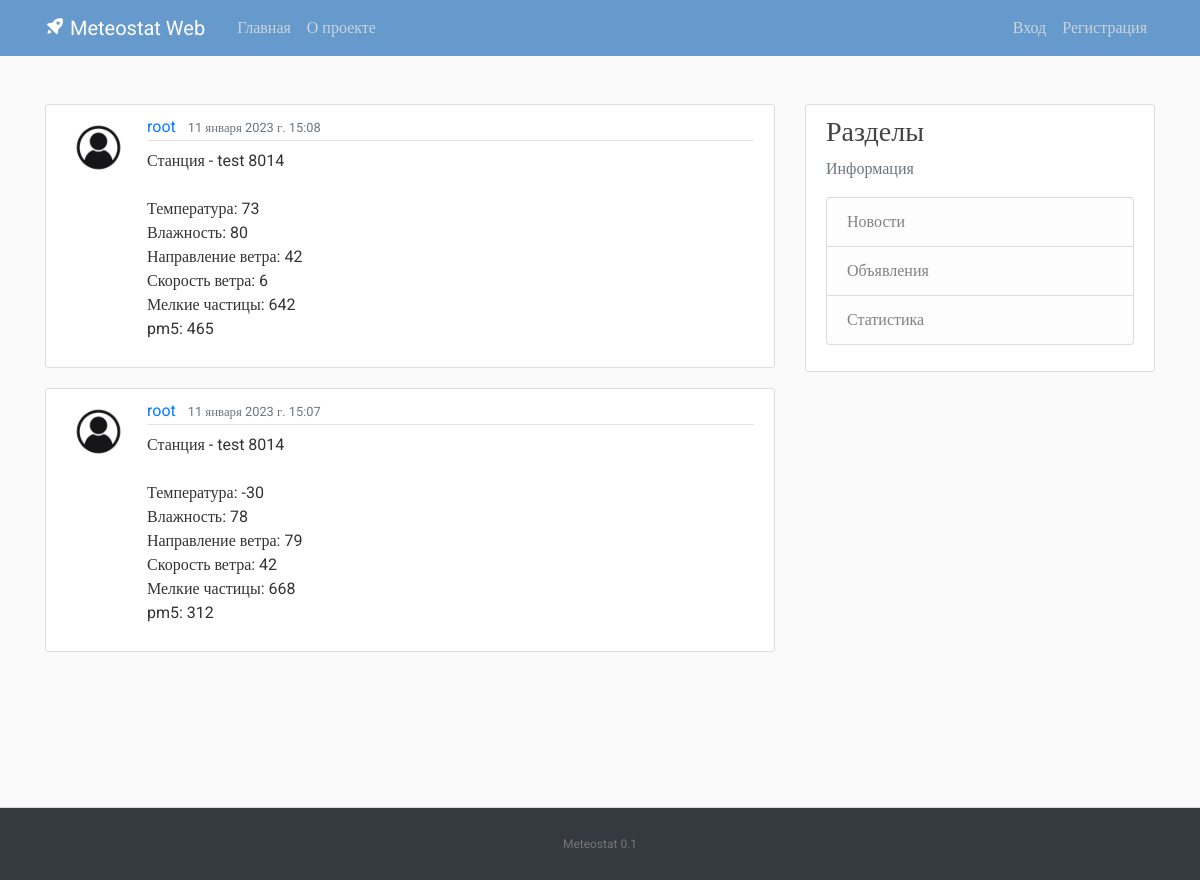
The page /user/root on the database as committed earlier.
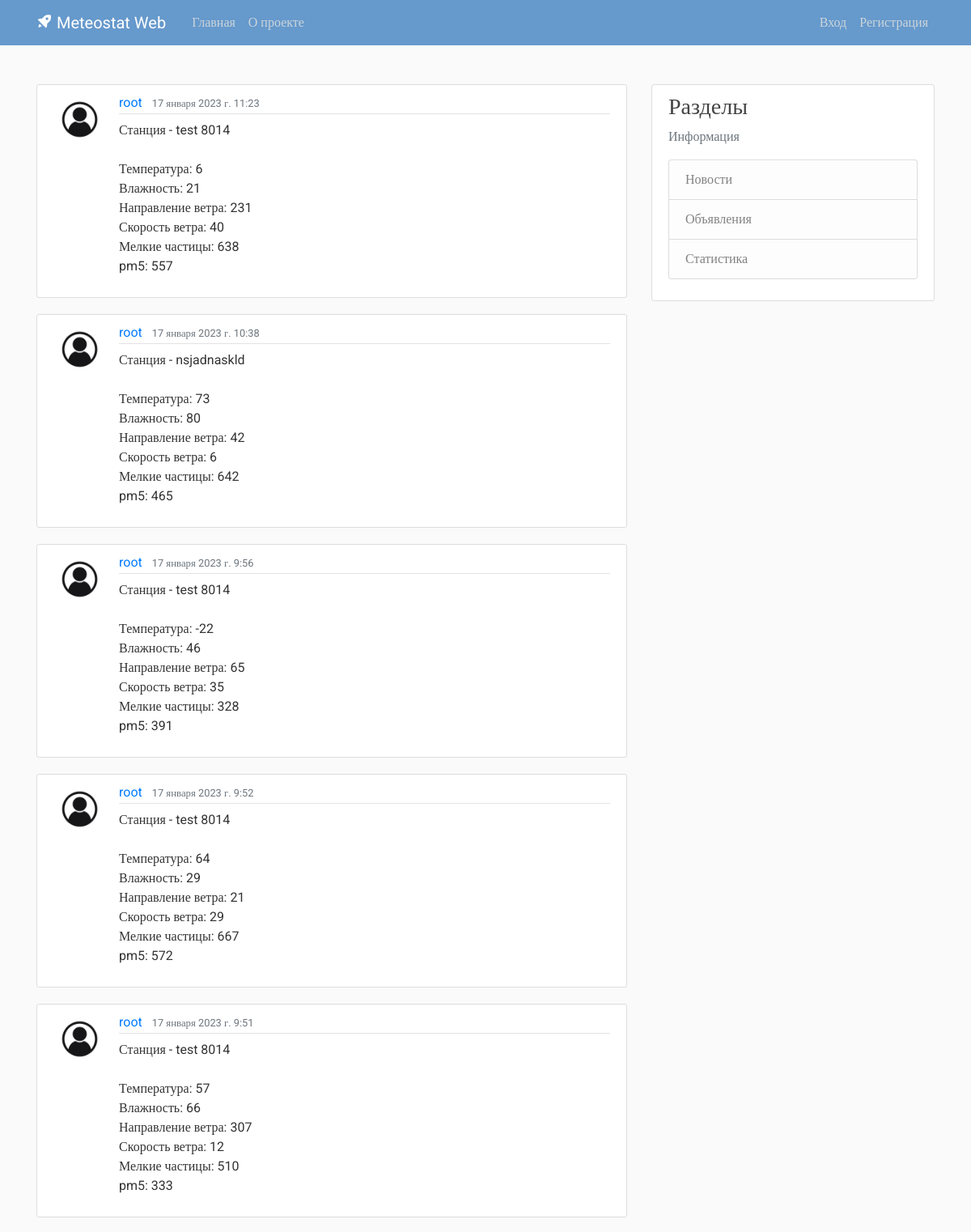
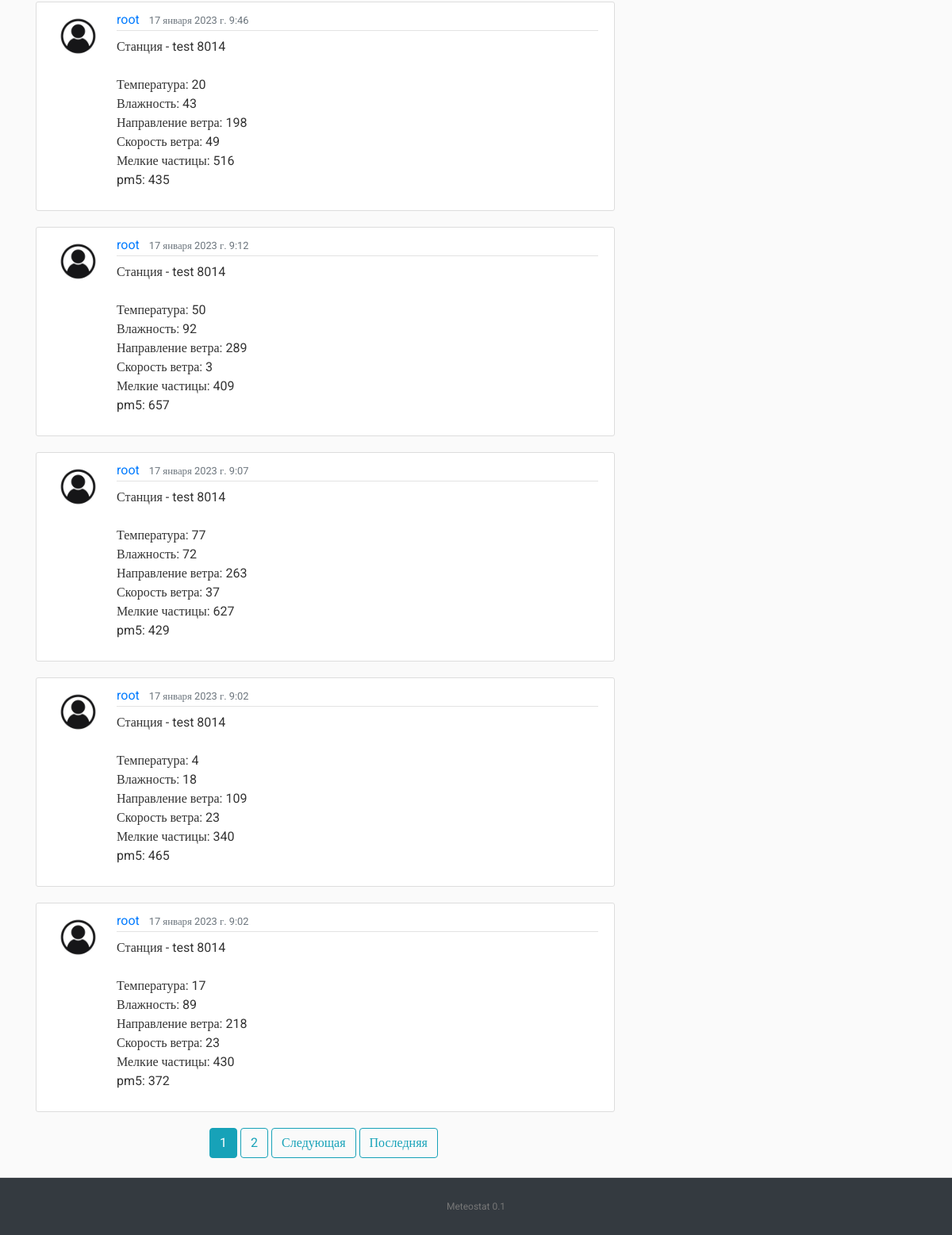
The same page on the database as committed later (2 pictures, top to bottom).
### termos/models.py (models this page shows, shortened)
class Post(models.Model):
    stations = models.ForeignKey(Station, on_delete=models.PROTECT, default=0)
    content = models.TextField()
    date_posted = models.DateTimeField(default=timezone.now)
    author = models.ForeignKey(User, on_delete=models.CASCADE)

### users/models.py (models this page shows, shortened)
class Profile(models.Model):
    user = models.OneToOneField(User, on_delete=models.CASCADE ) #, related_name="userprofile")
    image = models.ImageField(default='default.jpg', upload_to='profile_pics')
    service_use_counter = models.IntegerField(editable=False, help_text="Количество запросов", default=0)

### termos/views.py (the view)
# urls.py: path('user/<str:username>', UserPostListView.as_view(), name='user-posts'),
class UserPostListView(ListView):
    model = Post
    template_name = 'termos/user_posts.html'
    context_object_name = 'posts'
    paginate_by = PAGINATION
    def get_queryset(self):
        user = get_object_or_404(User, username=self.kwargs.get('username'))
        return Post.objects.filter(author=user).order_by('-date_posted')

### termos/templates/termos/user_posts.html (shortened to what this page needs)
{% extends "termos/base.html" %}
{% block content %}
    {% for post in posts %}
        <article class="media content-section">
          <img class="rounded-circle article-img" src="{{ post.author.profile.image.url }}">
          <div class="media-body">
            <div class="article-metadata">
              <a class="mr-2" href="{% url 'user-posts' post.author.username %}">{{ post.author }}</a>
              <small class="text-muted">{{ post.date_posted }}</small>
            </div>
            <p class="article-content">{{ post.content }}</p>
          </div>
        </article>
    {% endfor %}
    <div class="pagination justify-content-center">
    {% if is_paginated %}
      {% for num in page_obj.paginator.page_range %}
        {% if page_obj.number == num %}
          <a class="btn btn-info mb-4 mr-1" href="?page={{ num }}">{{ num }}</a>
        {% elif num > page_obj.number|add:'-3' and num < page_obj.number|add:'3' %}
          <a class="btn btn-outline-info mb-4 mr-1" href="?page={{ num }}">{{ num }}</a>
        {% endif %}
      {% endfor %}
      {% if page_obj.has_next %}
        <a class="btn btn-outline-info mb-4 mr-1" href="?page={{ page_obj.next_page_number }}">Следующая</a>
        <a class="btn btn-outline-info mb-4 mr-1" href="?page={{ page_obj.paginator.num_pages }}">Последняя</a>
      {% endif %}
    {% endif %}
  </div>
{% endblock content %}

### termos/templates/termos/base.html (shortened to what this page needs)
﻿{% load static %}
<!DOCTYPE html>
<html>
<head>
     <link rel="stylesheet" href="https://maxcdn.bootstrapcdn.com/bootstrap/4.0.0/css/bootstrap.min.css">
     <link rel="stylesheet" type="text/css" href="{% static 'termos/main.css' %}">
     <link href='https://unpkg.com/boxicons@2.1.2/css/boxicons.min.css' rel='stylesheet'>
</head>
<body>
    <header class="site-header">
      <nav class="navbar navbar-expand-md navbar-dark bg-blue fixed-top">
        <div class="container">
          <a class="navbar-brand mr-4" href="{% url 'termos-home' %}"><i class='bx bxs-rocket bx-tada-hover'></i> Meteostat Web</a>
          <div class="collapse navbar-collapse" id="navbarToggle">
            <div class="navbar-nav mr-auto">
              <a class="nav-item nav-link " href="{% url 'termos-home' %}">Главная</a>
              <a class="nav-item nav-link" href="{% url 'termos-about' %}">О проекте</a>
            </div>
            <div class="navbar-nav">
              {% if user.is_authenticated %}
                {% if user.is_superuser %}
                    <a class="nav-item nav-link" href="{% url 'station-create' %}">Новый станция</a>
                {% endif %}
                <a class="nav-item nav-link" href="{% url 'post-create' %}">Новый запрос</a>
                <a class="nav-item nav-link" href="{% url 'profile' %}">Профиль</a>
                <a class="nav-item nav-link" href="{% url 'logout' %}">Выход</a>
              {% else %}
                <a class="nav-item nav-link" href="{% url 'login' %}">Вход</a>
                <a class="nav-item nav-link" href="{% url 'register' %}">Регистрация</a>
              {% endif %}
            </div>
          </div>
        </div>
      </nav>
    </header>
    <main role="main" class="container">
      <div class="row">
        <div class="col-md-8">
          {% block content %}{% endblock %}
        </div>
        <div class="col-md-4">
          <div class="content-section">
            <h3>Разделы</h3>
            <p class='text-muted'>Информация
              <ul class="list-group">
                <li class="list-group-item list-group-item-light">Новости</li>
                <li class="list-group-item list-group-item-light">Объявления</li>
                <li class="list-group-item list-group-item-light">Статистика</li>
              </ul>
            </p>
          </div>
        </div>
      </div>
    </main>
    <footer class="text-center bg-dark">
      <p><a href="{% url 'termos-home' %}">Meteostat 0.1</a></p>
    </footer>
</body>
</html>

### termos/static/termos/main.css (style rules this page uses)
body, html { width:100%; height:100% }
body { margin:0; padding:0; background: #fafafa; color: #333333; margin-top: 5rem; font-family:Roboto; }
h1, h2, h3, h4, h5, h6 { color: #444444; }
ul { margin: 0; }
.bg-blue { background-color: #6699cc; }
.site-header .navbar-nav .nav-link { color: #cbd5db; }
.content-section { background: #ffffff; padding: 10px 20px; border: 1px solid #dddddd; border-radius: 3px; margin-bottom: 20px; }
.article-content { white-space: pre-line; }
.article-img { height: 65px; width: 65px; margin-right: 16px; }
.article-metadata { padding-bottom: 1px; margin-bottom: 4px; border-bottom: 1px solid #e3e3e3 }
footer { position: sticky!important; top: 100%; padding-top:25px; padding-bottom:25px; border-top:1px solid #ddd; }
footer p { margin:2px; text-align:center; padding:0 40px; color:#fff; font-size:12px; }
footer a { color:#777 }

Rows that differ between the two databases and show on the page:
no longer on this page (row unchanged): Post: author.profile.image (placeholder picture), author "root", date_posted "11 января 2023 г. 15:08", content "Станция - test 8014 Температура: 73 Влажность: 80 Направление ветра: 42 Скорость ветра: 6 Мелкие частицы: 642 pm5: 465"
no longer on this page (row unchanged): Post: author.profile.image (placeholder picture), author "root", date_posted "11 января 2023 г. 15:07", content "Станция - test 8014 Температура: -30 Влажность: 78 Направление ветра: 79 Скорость ветра: 42 Мелкие частицы: 668 pm5: 312"
added Post: author.profile.image (placeholder picture), author "root", date_posted "17 января 2023 г. 11:23", content "Станция - test 8014 Температура: 6 Влажность: 21 Направление ветра: 231 Скорость ветра: 40 Мелкие частицы: 638 pm5: 557"
added Post: author.profile.image (placeholder picture), author "root", date_posted "17 января 2023 г. 10:38", content "Станция - nsjadnaskld Температура: 73 Влажность: 80 Направление ветра: 42 Скорость ветра: 6 Мелкие частицы: 642 pm5: 465"
added Post: author.profile.image (placeholder picture), author "root", date_posted "17 января 2023 г. 9:56", content "Станция - test 8014 Температура: -22 Влажность: 46 Направление ветра: 65 Скорость ветра: 35 Мелкие частицы: 328 pm5: 391"
added Post: author.profile.image (placeholder picture), author "root", date_posted "17 января 2023 г. 9:52", content "Станция - test 8014 Температура: 64 Влажность: 29 Направление ветра: 21 Скорость ветра: 29 Мелкие частицы: 667 pm5: 572"
added Post: author.profile.image (placeholder picture), author "root", date_posted "17 января 2023 г. 9:51", content "Станция - test 8014 Температура: 57 Влажность: 66 Направление ветра: 307 Скорость ветра: 12 Мелкие частицы: 510 pm5: 333"
added Post: author.profile.image (placeholder picture), author "root", date_posted "17 января 2023 г. 9:46", content "Станция - test 8014 Температура: 20 Влажность: 43 Направление ветра: 198 Скорость ветра: 49 Мелкие частицы: 516 pm5: 435"
added Post: author.profile.image (placeholder picture), author "root", date_posted "17 января 2023 г. 9:12", content "Станция - test 8014 Температура: 50 Влажность: 92 Направление ветра: 289 Скорость ветра: 3 Мелкие частицы: 409 pm5: 657"
added Post: author.profile.image (placeholder picture), author "root", date_posted "17 января 2023 г. 9:07", content "Станция - test 8014 Температура: 77 Влажность: 72 Направление ветра: 263 Скорость ветра: 37 Мелкие частицы: 627 pm5: 429"
added Post: author.profile.image (placeholder picture), author "root", date_posted "17 января 2023 г. 9:02", content "Станция - test 8014 Температура: 4 Влажность: 18 Направление ветра: 109 Скорость ветра: 23 Мелкие частицы: 340 pm5: 465"
added Post: author.profile.image (placeholder picture), author "root", date_posted "17 января 2023 г. 9:02", content "Станция - test 8014 Температура: 17 Влажность: 89 Направление ветра: 218 Скорость ветра: 23 Мелкие частицы: 430 pm5: 372"
Other text that changed with them:
new list line: "1"
new list line: "2"
text now shown: "Следующая Последняя"
